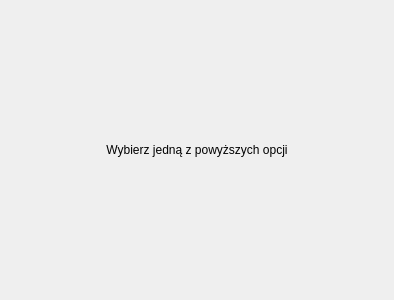
<?xml version="1.0" encoding="UTF-8"?>
<ui version="4.0">
 <class>StartingWidget</class>
 <widget class="QWidget" name="StartingWidget">
  <property name="geometry">
   <rect>
    <x>0</x>
    <y>0</y>
    <width>394</width>
    <height>300</height>
   </rect>
  </property>
  <property name="windowTitle">
   <string>StartingWidget</string>
  </property>
  <property name="layoutDirection">
   <enum>Qt::LeftToRight</enum>
  </property>
  <layout class="QGridLayout" name="gridLayout">
   <item row="0" column="0">
    <widget class="QLabel" name="descriptionQLabel">
     <property name="text">
      <string>Wybierz jedną z powyższych opcji</string>
     </property>
     <property name="alignment">
      <set>Qt::AlignCenter</set>
     </property>
    </widget>
   </item>
  </layout>
 </widget>
 <layoutdefault spacing="6" margin="11"/>
 <resources/>
 <connections/>
</ui>
